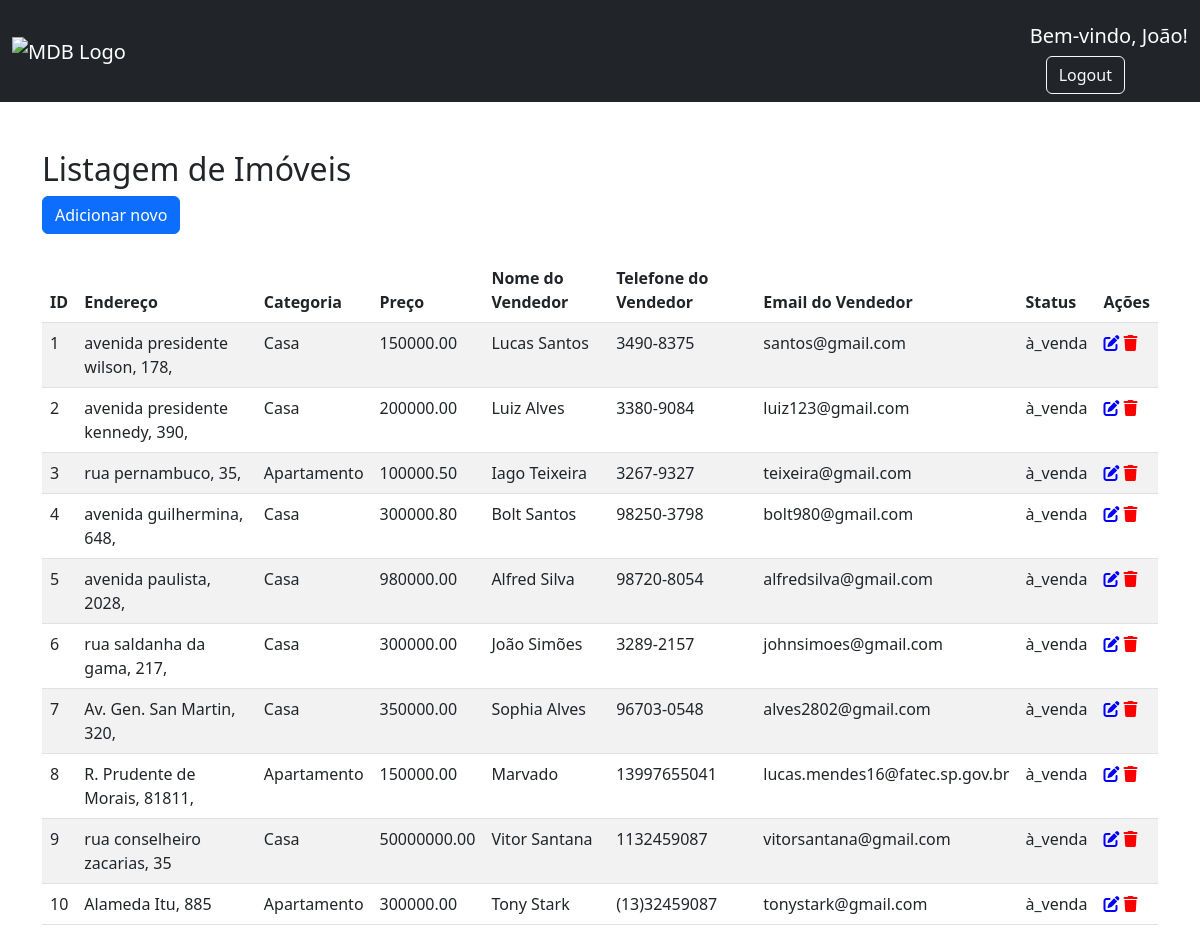
The page /php/users.php (signed in) on the database as committed earlier.
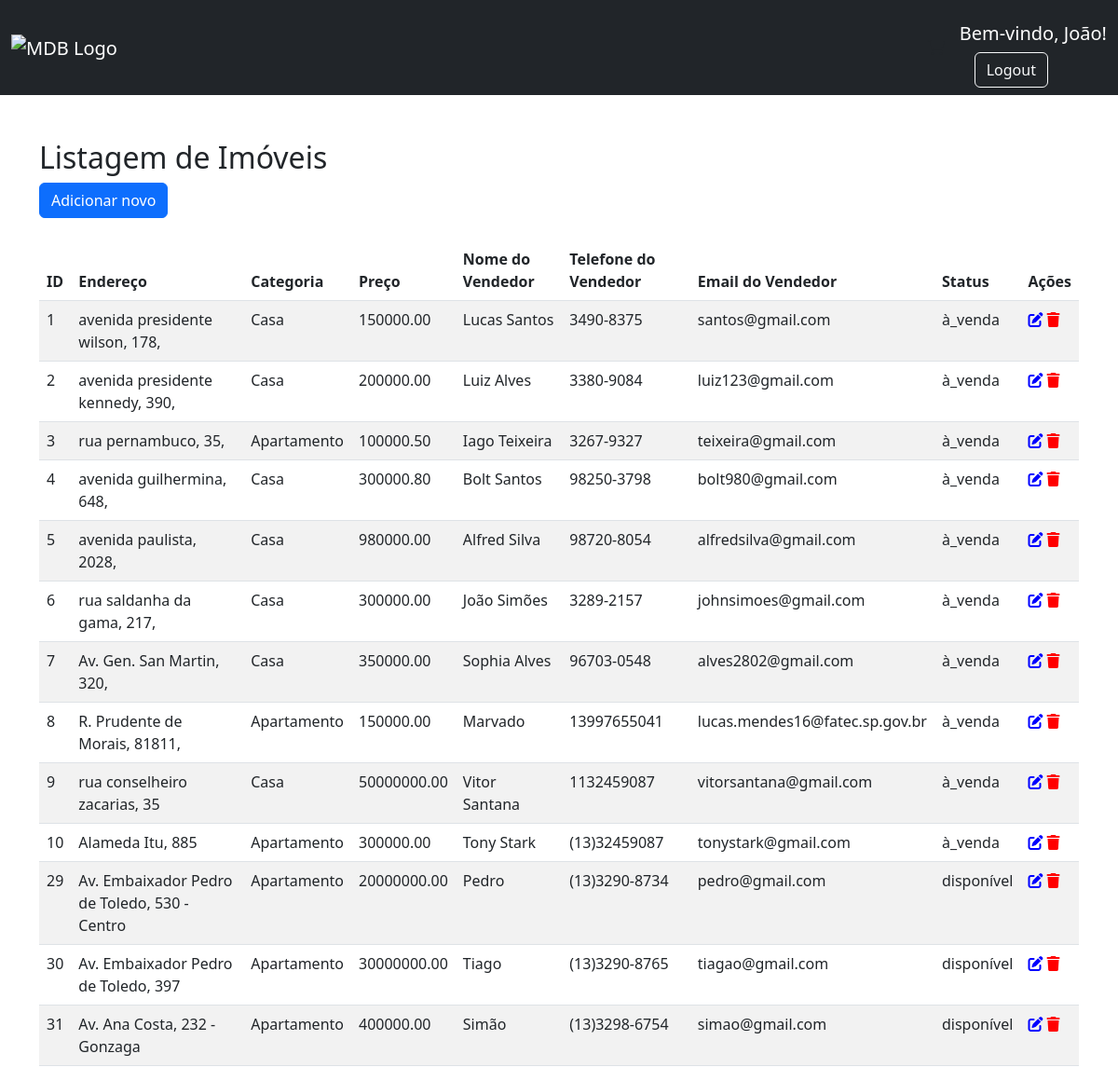
The same page on the database as committed later.
### tables this page shows
CREATE TABLE `imoveis` (
  `id` int(20) NOT NULL,
  `cidade` varchar(100) NOT NULL,
  `endereco` varchar(255) NOT NULL,
  `categoria` varchar(50) DEFAULT NULL,
  `preco` decimal(10,2) NOT NULL,
  `nome_vendedor` varchar(255) NOT NULL,
  `telefone_vendedor` varchar(20) NOT NULL,
  `email_vendedor` varchar(255) NOT NULL,
  `status` varchar(30) DEFAULT NULL,
  `foto` varchar(255) NOT NULL,
  `descricao` varchar(255) DEFAULT NULL,
  `latitude` decimal(10,7) NOT NULL,
  `longitude` decimal(10,7) NOT NULL,
  `dormitorios` varchar(255) DEFAULT NULL,
  `garagens` varchar(255) DEFAULT NULL,
  `plantas` varchar(255) DEFAULT NULL,
  `usuario_id` int(11) NOT NULL
);

### php/users.php (the view, shortened to what this page needs)
<!DOCTYPE html>
<html>
<head>
    <link href="https://cdn.jsdelivr.net/npm/bootstrap@5.3.0/dist/css/bootstrap.min.css" rel="stylesheet">
    <link href="https://cdn.datatables.net/1.13.6/css/dataTables.bootstrap5.min.css" rel="stylesheet">
    <link rel="stylesheet" href="https://cdnjs.cloudflare.com/ajax/libs/font-awesome/6.4.2/css/all.min.css" />
</head>
<body>
    <?php
    $nomeUsuario = $_SESSION["nomeUsuario"];
    if ($nomeUsuario != null) {
    ?>
    <nav class="navbar navbar-expand-lg navbar-dark bg-dark">
        <div class="container-fluid">
            <div class="collapse navbar-collapse" id="navbarSupportedContent">
                <a class="navbar-brand mt-2 mt-lg-0" href="#">
                    <img
                        src="/fastimoveis/assets/logo.webp"
                        height="15"
                        alt="MDB Logo"
                        loading="lazy"
                    />
                </a>
            </div>
            <div class="d-flex align-items-center">
                <a class="text-reset me-3" href="#">
                    <i class="fas fa-shopping-cart"></i>
                </a>
                <div class="dropdown">
                    <a>
                        <h5 class="mt-3" style="color: white;">Bem-vindo, <?= $nomeUsuario ?>!</h5>
                    </a>
                    <div class="ms-3">
                        <a href="logout.php" class="btn btn-outline-light">Logout</a>
                    </div>
                </div>
            </div>
        </div>
    </nav>
    <div class="container">
        <h2 class="mt-5">Listagem de Imóveis</h2>
        <button type="button" class="btn btn-primary" data-bs-toggle="modal" data-bs-target="#addModal">
            Adicionar novo
        </button>
        <br>
        <br>
        <table id="imoveisTable" class="table table-striped">
            <thead>
                <tr>
                    <th>ID</th>
                    <th>Endereço</th>
                    <th>Categoria</th>
                    <th>Preço</th>
                    <th>Nome do Vendedor</th>
                    <th>Telefone do Vendedor</th>
                    <th>Email do Vendedor</th>
                    <th>Status</th>
                    <th>Ações</th>
                </tr>
            </thead>
            <tbody>
                <?php
                try {
                    $conn = new PDO("mysql:host=localhost;dbname=fastimoveis;charset=utf8", "root", "");
                    $query = "SELECT * FROM imoveis";
                    $stmt = $conn->query($query);
                    while ($row = $stmt->fetch(PDO::FETCH_ASSOC)) {
                ?>
                    <tr>
                        <td><?= $row['id'] ?></td>
                        <td><?= $row['endereco'] ?></td>
                        <td><?= $row['categoria'] ?></td>
                        <td><?= $row['preco'] ?></td>
                        <td><?= $row['nome_vendedor'] ?></td>
                        <td><?= $row['telefone_vendedor'] ?></td>
                        <td><?= $row['email_vendedor'] ?></td>
                        <td><?= $row['status'] ?></td>
                        <td>
                            <i class="edit-icon icon-button" data-bs-toggle="modal" data-bs-target="#editModal<?= $row['id'] ?>">
                                <i class="fas fa-edit"></i>
                            </i>
                            <i class="delete-icon" type="button" class="btn btn-icon btn-danger" onclick="deleteRecord(<?= $row['id'] ?>)">
                                <i class="fas fa-trash"></i>
                            </i>
                        </td>
                    </tr>
                <?php
                    }
                } catch (PDOException $e) {
                    echo "Error: " . $e->getMessage();
                }
                ?>
            </tbody>
        </table>
    </div>
</body>
<?php }  ?>
</html>

Rows that differ between the two databases and show on the page:
added imoveis: id "29", endereco "Av. Embaixador Pedro de Toledo, 530 - Centro", categoria "Apartamento", preco "20000000.00", nome_vendedor "Pedro", telefone_vendedor "(13)3290-8734", email_vendedor "pedro@gmail.com", status "disponível"
added imoveis: id "30", endereco "Av. Embaixador Pedro de Toledo, 397", categoria "Apartamento", preco "30000000.00", nome_vendedor "Tiago", telefone_vendedor "(13)3290-8765", email_vendedor "tiagao@gmail.com", status "disponível"
added imoveis: id "31", endereco "Av. Ana Costa, 232 - Gonzaga", categoria "Apartamento", preco "400000.00", nome_vendedor "Simão", telefone_vendedor "(13)3298-6754", email_vendedor "simao@gmail.com", status "disponível"
